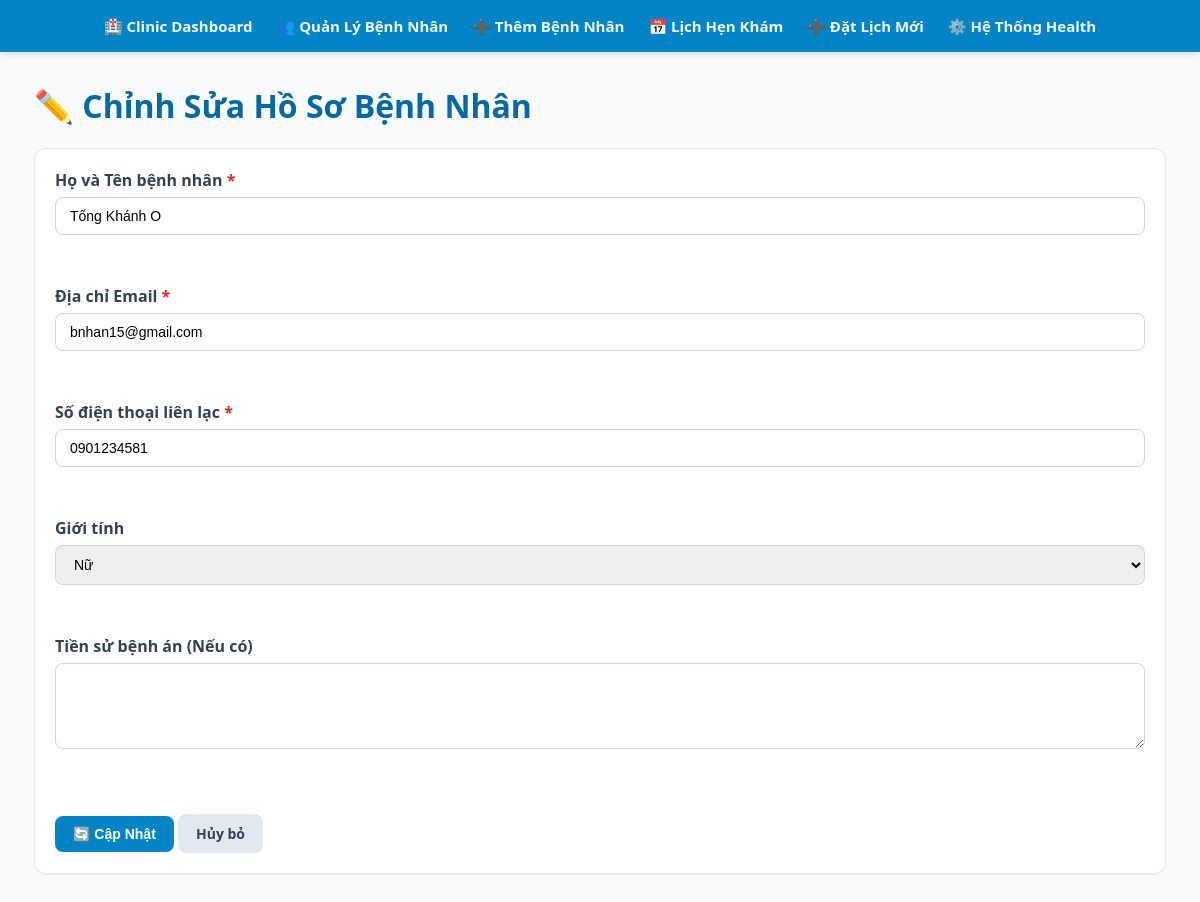
The page /patients/edit?id=15 on the database its author committed.
### tables this page shows
CREATE TABLE IF NOT EXISTS `patients` (
    `id` INT AUTO_INCREMENT PRIMARY KEY,
    `fullname` VARCHAR(255) NOT NULL,
    `patient_email` VARCHAR(255) NOT NULL UNIQUE,
    `phone` VARCHAR(50) NOT NULL,
    `gender` ENUM('male', 'female', 'other') DEFAULT 'male',
    `medical_history` TEXT NULL,
    `created_at` TIMESTAMP DEFAULT CURRENT_TIMESTAMP,
    `updated_at` TIMESTAMP DEFAULT CURRENT_TIMESTAMP ON UPDATE CURRENT_TIMESTAMP,
    INDEX `idx_patients_created` (`created_at`),
    INDEX `idx_patients_fullname` (`fullname`)
);

### app/Core/helpers.php (called while the page is built, shortened)
<?php
function e(?string $value): string {
    return htmlspecialchars((string) $value, ENT_QUOTES, 'UTF-8');
}
function view(string $path, array $data = []): void {
    extract($data);
    require __DIR__ . '/../Views/' . $path . '.php';
}

### app/Controllers/PatientController.php (called while the page is built, shortened)
<?php
class PatientController
{
    private function repository(): PatientRepository {
        $config = require __DIR__ . '/../../config/database.php';
        $pdo = (new Database($config))->getConnection();
        return new PatientRepository($pdo);
    }
    public function edit(): void {
        $id = (int) ($_GET['id'] ?? 0);
        $patient = $this->repository()->findById($id);
        $old = $patient;
        view('patients/edit', compact('errors', 'old', 'id'));
    }
}

### public/index.php (called while the page is built, shortened)
<?php
require __DIR__ . '/../app/Core/helpers.php';
require __DIR__ . '/../app/Repositories/PatientRepository.php';
require __DIR__ . '/../app/Controllers/PatientController.php';
$router = new Router();
$router->get('/', [HomeController::class, 'index']);
$router->get('/health', [HealthController::class, 'index']);
$router->get('/patients', [PatientController::class, 'index']);
$router->get('/patients/create', [PatientController::class, 'create']);
$router->post('/patients/store', [PatientController::class, 'store']);
$router->get('/patients/edit', [PatientController::class, 'edit']);
$router->post('/patients/update', [PatientController::class, 'update']);
$router->post('/patients/delete', [PatientController::class, 'delete']);
$router->get('/appointments', [AppointmentController::class, 'index']);
$router->get('/appointments/create', [AppointmentController::class, 'create']);
$router->post('/appointments/store', [AppointmentController::class, 'store']);
$router->get('/appointments/edit', [AppointmentController::class, 'edit']);
$router->post('/appointments/update', [AppointmentController::class, 'update']);
$router->post('/appointments/delete', [AppointmentController::class, 'delete']);
$router->dispatch($_SERVER['REQUEST_METHOD'], $_SERVER['REQUEST_URI']);

### app/Repositories/PatientRepository.php (called while the page is built, shortened)
<?php
class PatientRepository
{
    public function findById(int $id): ?array {
        $stmt = $this->db->prepare("SELECT * FROM patients WHERE id = :id");
        $stmt->execute(['id' => $id]);
        return $stmt->fetch() ?: null;
    }
}

### app/Views/patients/edit.php (the view, shortened to what this page needs)
<h1>✏️ Chỉnh Sửa Hồ Sơ Bệnh Nhân</h1>
<form method="post" action="/patients/update" class="card form-card">
    <div class="form-group">
        <label>Họ và Tên bệnh nhân <span class="danger">*</span></label>
        <input type="text" name="fullname" value="<?= e($old['fullname'] ?? '') ?>">
    </div>
    <div class="form-group">
        <label>Địa chỉ Email <span class="danger">*</span></label>
        <input type="text" name="patient_email" value="<?= e($old['patient_email'] ?? '') ?>">
    </div>
    <div class="form-group">
        <label>Số điện thoại liên lạc <span class="danger">*</span></label>
        <input type="text" name="phone" value="<?= e($old['phone'] ?? '') ?>">
    </div>
    <div class="form-group">
        <label>Giới tính</label>
        <select name="gender">
            <option value="female" <?= ($old['gender'] ?? '') === 'female' ? 'selected' : '' ?>>Nữ</option>
        </select>
    </div>
    <div class="form-group">
        <label>Tiền sử bệnh án (Nếu có)</label>
        <textarea name="medical_history" rows="4"><?= e($old['medical_history'] ?? '') ?></textarea>
    </div>
    <div style="margin-top: 10px;">
        <button class="btn primary" type="submit">🔄 Cập Nhật</button>
        <a class="btn" href="/patients" style="background: #e2e8f0; color: #334155;">Hủy bỏ</a>
    </div>
</form>
<?php
require __DIR__ . '/../layout.php';

### public/assets/style.css (style rules this page uses)
* { box-sizing: border-box; }
body { margin: 0; font-family: 'Segoe UI', Arial, sans-serif; background: #f8fafc; color: #0f172a; }
h1 { margin-top: 0; color: #0369a1; }
.card, .toolbar { background: white; border: 1px solid #e2e8f0; border-radius: 12px; padding: 20px; margin-bottom: 24px; box-shadow: 0 1px 3px rgb(0 0 0 / 0.05); }
.form-group { margin-bottom: 16px; }
label { display: block; font-weight: 600; margin-bottom: 6px; color: #334155; }
input, select, textarea { width: 100%; padding: 10px 14px; border: 1px solid #cbd5e1; border-radius: 8px; font-size: 14px; }
.btn, button { display: inline-block; padding: 10px 18px; border-radius: 8px; border: 0; text-decoration: none; cursor: pointer; font-weight: 600; font-size: 14px; }
.primary { background: #0284c7; color: white; }
.danger { color: #dc2626; }
.form-card { max-width: 1500px; display: grid; gap: 34px; }

### rows shown on the page
patients: fullname "Tống Khánh O", patient_email "bnhan15@gmail.com", phone "0901234581", gender "Nữ"
